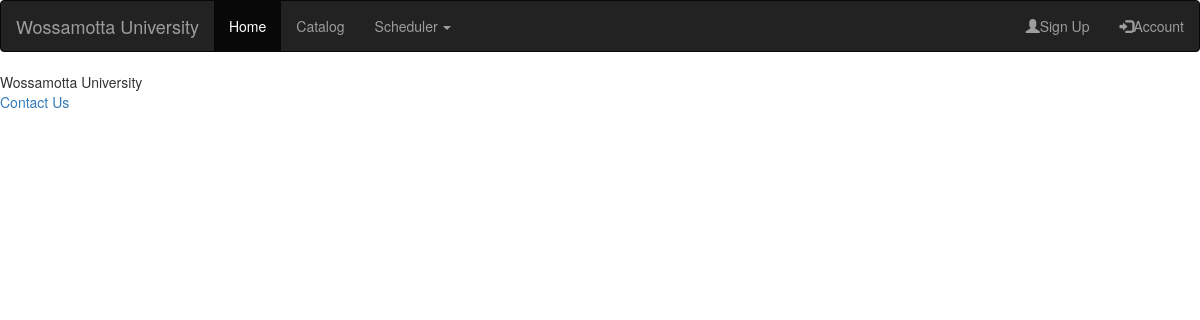
Before: / (signed in) with the older database file.
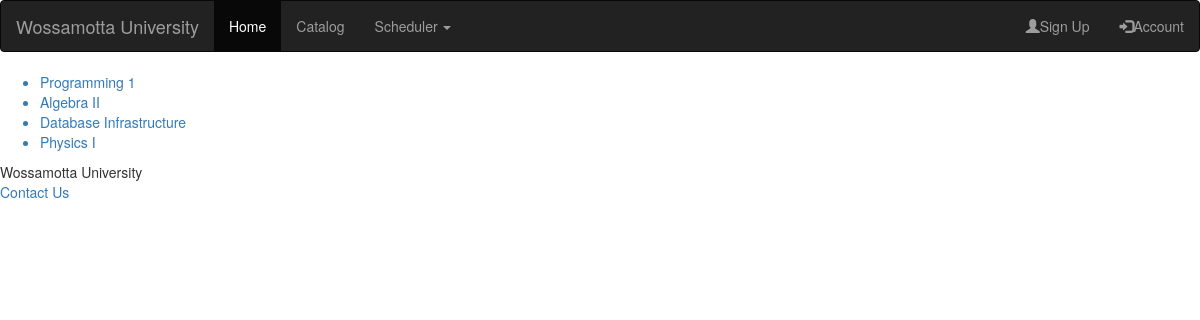
After: the same page with the newer database file.
### catalog/models.py (models this page shows, shortened)
class Course(models.Model):
    department_ID = models.CharField(max_length=4)
    course_Number = models.CharField(max_length=10)
    course_Title = models.CharField(max_length=255)

### catalog/views.py (the view)
# urls.py: path('', views.homePage, name='homePage'),
@login_required
def homePage(request):
    if request.method == 'GET':
        courses = Course.objects.all()
        return render(request, 'homePage.html', {'courses': courses})

### catalog/templates/homePage.html (shortened to what this page needs)
{% extends "base.html" %}
{% block content %}
<ul>
{% for course in courses %}
    <a href="{% url 'viewCourse' course.id %}">
    <li>{{ courseourse.department_ID }} {{ courseourse.course_Number }} {{ course.course_Title }}</li>
    </a>
{% endfor %}
</ul>
{% endblock %}

### catalog/templates/base.html (shortened to what this page needs)
<!doctype html>
<html>
    <head>
        <link rel="stylesheet" href="https://maxcdn.bootstrapcdn.com/bootstrap/3.4.1/css/bootstrap.min.css">
    </head>
<body>
   <nav class="navbar navbar-inverse">
  <div class="container-fluid">
    <div class="navbar-header">
      <a class="navbar-brand" href="#">Wossamotta University</a>
    </div>
   {% if user.is_authenticated %}
    <ul class="nav navbar-nav">
      <li class="active"><a href="#">Home</a></li>
      <li><a href="{% url 'homePage' %}">Catalog</a></li>
      <li class="dropdown">
        <a class="dropdown-toggle" data-toggle="dropdown" href="#">Scheduler
        <span class="caret"></span></a>
      </li>
    </ul>
    <ul class="nav navbar-nav navbar-right">
        <li><a href="#"><span class="glyphicon glyphicon-user"></span>Sign Up</a></li>
        <li class="dropdown"><a class="dropdown-toggle" data-toggle="dropdown" href="#"><span class="glyphicon glyphicon-log-in"></span>Account</a>
      </li>
    </ul>
   {% endif %}
  </div>
</nav>
    {% block content %}{% endblock %}
<footer>
  <p>Wossamotta University<br>
  <a href="#">Contact Us</a></p>
</footer>
</body>
</html>

Changed rows visible on the page:
added Course: course_Title "Programming 1"
added Course: course_Title "Algebra II"
added Course: course_Title "Database Infrastructure"
added Course: course_Title "Physics I"
